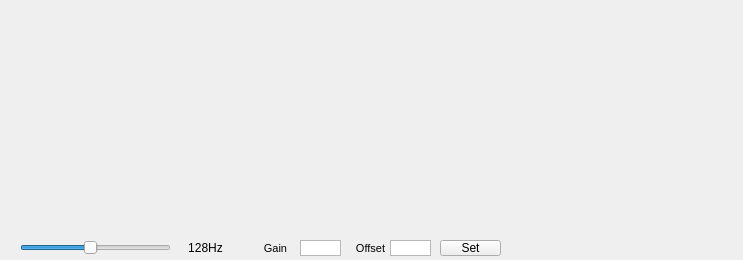
<?xml version="1.0" encoding="UTF-8"?>
<ui version="4.0">
 <class>Spectrogram</class>
 <widget class="QMainWindow" name="Spectrogram">
  <property name="geometry">
   <rect>
    <x>0</x>
    <y>0</y>
    <width>743</width>
    <height>260</height>
   </rect>
  </property>
  <property name="windowTitle">
   <string>MainWindow</string>
  </property>
  <property name="styleSheet">
   <string notr="true">background-image: url(:/images/images/bioshare-BGtiletexturedMixedGloss600px.jpg);
font: 75 8pt &quot;Arial&quot;;</string>
  </property>
  <widget class="QWidget" name="centralwidget">
   <widget class="QPushButton" name="fftbutton">
    <property name="geometry">
     <rect>
      <x>440</x>
      <y>240</y>
      <width>61</width>
      <height>16</height>
     </rect>
    </property>
    <property name="text">
     <string>Set</string>
    </property>
   </widget>
   <widget class="QSlider" name="FFT_TimeSlider">
    <property name="geometry">
     <rect>
      <x>20</x>
      <y>240</y>
      <width>151</width>
      <height>15</height>
     </rect>
    </property>
    <property name="cursor">
     <cursorShape>PointingHandCursor</cursorShape>
    </property>
    <property name="minimum">
     <number>32</number>
    </property>
    <property name="maximum">
     <number>512</number>
    </property>
    <property name="singleStep">
     <number>32</number>
    </property>
    <property name="pageStep">
     <number>32</number>
    </property>
    <property name="value">
     <number>256</number>
    </property>
    <property name="orientation">
     <enum>Qt::Horizontal</enum>
    </property>
   </widget>
   <widget class="QLabel" name="label_3">
    <property name="geometry">
     <rect>
      <x>180</x>
      <y>240</y>
      <width>51</width>
      <height>16</height>
     </rect>
    </property>
    <property name="text">
     <string>128Hz</string>
    </property>
    <property name="alignment">
     <set>Qt::AlignCenter</set>
    </property>
   </widget>
   <widget class="QTextEdit" name="fftcofactor">
    <property name="geometry">
     <rect>
      <x>390</x>
      <y>240</y>
      <width>41</width>
      <height>16</height>
     </rect>
    </property>
    <property name="verticalScrollBarPolicy">
     <enum>Qt::ScrollBarAlwaysOff</enum>
    </property>
    <property name="horizontalScrollBarPolicy">
     <enum>Qt::ScrollBarAlwaysOff</enum>
    </property>
   </widget>
   <widget class="QLabel" name="label_12">
    <property name="geometry">
     <rect>
      <x>350</x>
      <y>240</y>
      <width>41</width>
      <height>16</height>
     </rect>
    </property>
    <property name="font">
     <font>
      <family>Arial</family>
      <pointsize>8</pointsize>
      <weight>9</weight>
      <italic>false</italic>
      <bold>false</bold>
     </font>
    </property>
    <property name="text">
     <string>Offset</string>
    </property>
    <property name="alignment">
     <set>Qt::AlignCenter</set>
    </property>
   </widget>
   <widget class="QTextEdit" name="fftkfactor">
    <property name="geometry">
     <rect>
      <x>300</x>
      <y>240</y>
      <width>41</width>
      <height>16</height>
     </rect>
    </property>
    <property name="verticalScrollBarPolicy">
     <enum>Qt::ScrollBarAlwaysOff</enum>
    </property>
    <property name="horizontalScrollBarPolicy">
     <enum>Qt::ScrollBarAlwaysOff</enum>
    </property>
   </widget>
   <widget class="QLabel" name="label_11">
    <property name="geometry">
     <rect>
      <x>260</x>
      <y>240</y>
      <width>31</width>
      <height>16</height>
     </rect>
    </property>
    <property name="font">
     <font>
      <family>Arial</family>
      <pointsize>8</pointsize>
      <weight>9</weight>
      <italic>false</italic>
      <bold>false</bold>
     </font>
    </property>
    <property name="text">
     <string>Gain</string>
    </property>
    <property name="alignment">
     <set>Qt::AlignCenter</set>
    </property>
   </widget>
   <widget class="QWidget" name="gridLayoutWidget">
    <property name="geometry">
     <rect>
      <x>10</x>
      <y>10</y>
      <width>721</width>
      <height>221</height>
     </rect>
    </property>
    <layout class="QGridLayout" name="gridLayout">
     <property name="sizeConstraint">
      <enum>QLayout::SetFixedSize</enum>
     </property>
    </layout>
   </widget>
   <widget class="QLabel" name="label">
    <property name="geometry">
     <rect>
      <x>5</x>
      <y>10</y>
      <width>5</width>
      <height>226</height>
     </rect>
    </property>
    <property name="text">
     <string>&lt;!DOCTYPE HTML PUBLIC &quot;-//W3C//DTD HTML 4.0//EN&quot; &quot;http://www.w3.org/TR/REC-html40/strict.dtd&quot;&gt;
&lt;html&gt;&lt;head&gt;&lt;meta name=&quot;qrichtext&quot; content=&quot;1&quot; /&gt;&lt;style type=&quot;text/css&quot;&gt;
p, li { white-space: pre-wrap; }
&lt;/style&gt;&lt;/head&gt;&lt;body style=&quot; font-family:'PMingLiU'; font-size:9pt; font-weight:400; font-style:normal;&quot;&gt;
&lt;p style=&quot; margin-top:0px; margin-bottom:0px; margin-left:0px; margin-right:0px; -qt-block-indent:0; text-indent:0px;&quot;&gt;&lt;img src=&quot;:/images/images/LEDbar.png&quot; /&gt;&lt;/p&gt;&lt;/body&gt;&lt;/html&gt;</string>
    </property>
   </widget>
   <widget class="QLabel" name="label_2">
    <property name="geometry">
     <rect>
      <x>732</x>
      <y>10</y>
      <width>5</width>
      <height>226</height>
     </rect>
    </property>
    <property name="text">
     <string>&lt;!DOCTYPE HTML PUBLIC &quot;-//W3C//DTD HTML 4.0//EN&quot; &quot;http://www.w3.org/TR/REC-html40/strict.dtd&quot;&gt;
&lt;html&gt;&lt;head&gt;&lt;meta name=&quot;qrichtext&quot; content=&quot;1&quot; /&gt;&lt;style type=&quot;text/css&quot;&gt;
p, li { white-space: pre-wrap; }
&lt;/style&gt;&lt;/head&gt;&lt;body style=&quot; font-family:'PMingLiU'; font-size:9pt; font-weight:400; font-style:normal;&quot;&gt;
&lt;p style=&quot; margin-top:0px; margin-bottom:0px; margin-left:0px; margin-right:0px; -qt-block-indent:0; text-indent:0px;&quot;&gt;&lt;img src=&quot;:/images/images/LEDbar.png&quot; /&gt;&lt;/p&gt;&lt;/body&gt;&lt;/html&gt;</string>
    </property>
   </widget>
  </widget>
 </widget>
 <resources/>
 <connections/>
</ui>
